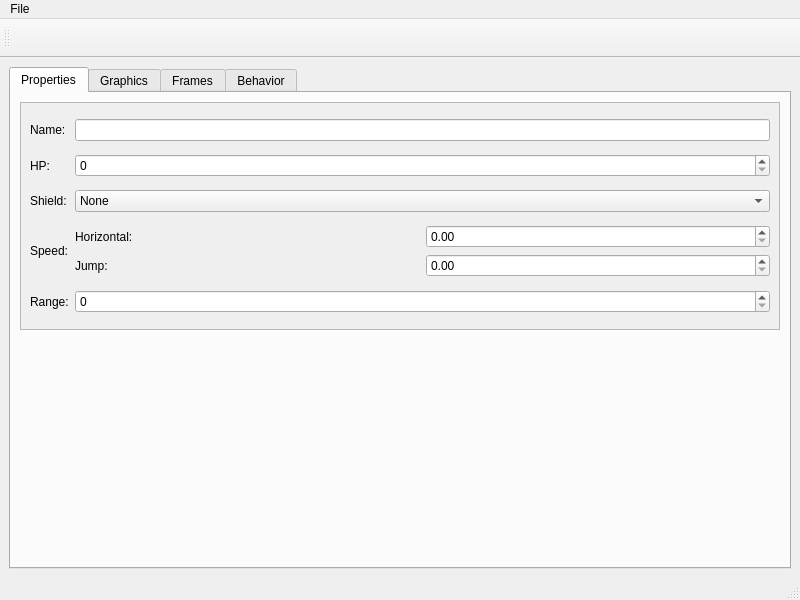
<?xml version="1.0" encoding="UTF-8"?>
<ui version="4.0">
 <class>EnemyEdit</class>
 <widget class="QMainWindow" name="EnemyEdit">
  <property name="geometry">
   <rect>
    <x>0</x>
    <y>0</y>
    <width>800</width>
    <height>600</height>
   </rect>
  </property>
  <property name="windowTitle">
   <string>MainWindow</string>
  </property>
  <widget class="QWidget" name="centralwidget">
   <layout class="QGridLayout" name="gridLayout">
    <item row="0" column="0">
     <widget class="QTabWidget" name="tabWidget">
      <property name="currentIndex">
       <number>0</number>
      </property>
      <widget class="QWidget" name="tab">
       <attribute name="title">
        <string>Properties</string>
       </attribute>
       <layout class="QGridLayout" name="gridLayout_2">
        <item row="0" column="0">
         <widget class="QScrollArea" name="scrollArea">
          <property name="widgetResizable">
           <bool>true</bool>
          </property>
          <widget class="QWidget" name="scrollAreaWidgetContents">
           <property name="geometry">
            <rect>
             <x>0</x>
             <y>0</y>
             <width>758</width>
             <height>234</height>
            </rect>
           </property>
           <layout class="QGridLayout" name="gridLayout_3">
            <item row="2" column="0">
             <widget class="QLabel" name="label_3">
              <property name="text">
               <string>Shield:</string>
              </property>
             </widget>
            </item>
            <item row="1" column="0">
             <widget class="QLabel" name="label_2">
              <property name="text">
               <string>HP:</string>
              </property>
             </widget>
            </item>
            <item row="2" column="1">
             <widget class="QComboBox" name="shieldTypeComboBox">
              <item>
               <property name="text">
                <string>None</string>
               </property>
              </item>
              <item>
               <property name="text">
                <string>Full</string>
               </property>
              </item>
              <item>
               <property name="text">
                <string>Front</string>
               </property>
              </item>
              <item>
               <property name="text">
                <string>Stand</string>
               </property>
              </item>
              <item>
               <property name="text">
                <string>Disguise</string>
               </property>
              </item>
              <item>
               <property name="text">
                <string>Stand Front</string>
               </property>
              </item>
              <item>
               <property name="text">
                <string>Stand and Walk</string>
               </property>
              </item>
              <item>
               <property name="text">
                <string>Back</string>
               </property>
              </item>
              <item>
               <property name="text">
                <string>While Using Shield</string>
               </property>
              </item>
             </widget>
            </item>
            <item row="1" column="1">
             <widget class="QSpinBox" name="HPSpinBox"/>
            </item>
            <item row="4" column="0">
             <widget class="QLabel" name="label_5">
              <property name="text">
               <string>Range:</string>
              </property>
             </widget>
            </item>
            <item row="4" column="1">
             <widget class="QSpinBox" name="rangeSpinBox">
              <property name="maximum">
               <number>99999</number>
              </property>
             </widget>
            </item>
            <item row="3" column="1">
             <layout class="QGridLayout" name="gridLayout_4">
              <item row="1" column="0">
               <widget class="QLabel" name="label_7">
                <property name="text">
                 <string>Jump:</string>
                </property>
               </widget>
              </item>
              <item row="0" column="0">
               <widget class="QLabel" name="label_6">
                <property name="text">
                 <string>Horizontal:</string>
                </property>
               </widget>
              </item>
              <item row="0" column="1">
               <widget class="QDoubleSpinBox" name="moveSpeedHorizontalDoubleSpinBox"/>
              </item>
              <item row="1" column="1">
               <widget class="QDoubleSpinBox" name="jumpSpeedDoubleSpinBox"/>
              </item>
             </layout>
            </item>
            <item row="0" column="0">
             <widget class="QLabel" name="label">
              <property name="text">
               <string>Name:</string>
              </property>
             </widget>
            </item>
            <item row="3" column="0">
             <widget class="QLabel" name="label_4">
              <property name="text">
               <string>Speed:</string>
              </property>
             </widget>
            </item>
            <item row="0" column="1">
             <widget class="QLineEdit" name="nameLineEdit"/>
            </item>
           </layout>
          </widget>
         </widget>
        </item>
        <item row="1" column="0">
         <spacer name="verticalSpacer">
          <property name="orientation">
           <enum>Qt::Vertical</enum>
          </property>
          <property name="sizeHint" stdset="0">
           <size>
            <width>20</width>
            <height>40</height>
           </size>
          </property>
         </spacer>
        </item>
       </layout>
      </widget>
      <widget class="QWidget" name="tab_2">
       <attribute name="title">
        <string>Graphics</string>
       </attribute>
       <layout class="QGridLayout" name="gridLayout_5">
        <item row="1" column="0">
         <widget class="QScrollArea" name="scrollArea_2">
          <property name="widgetResizable">
           <bool>true</bool>
          </property>
          <widget class="QWidget" name="scrollAreaWidgetContents_2">
           <property name="geometry">
            <rect>
             <x>0</x>
             <y>0</y>
             <width>758</width>
             <height>327</height>
            </rect>
           </property>
           <layout class="QGridLayout" name="gridLayout_6">
            <item row="2" column="1">
             <layout class="QGridLayout" name="gridLayout_9">
              <item row="0" column="0">
               <widget class="QLabel" name="label_13">
                <property name="text">
                 <string>X:</string>
                </property>
               </widget>
              </item>
              <item row="1" column="0">
               <widget class="QLabel" name="label_14">
                <property name="text">
                 <string>Y:</string>
                </property>
               </widget>
              </item>
              <item row="0" column="1">
               <widget class="QSpinBox" name="projectileOriginXSpinBox"/>
              </item>
              <item row="1" column="1">
               <widget class="QSpinBox" name="projectileOriginYSpinBox"/>
              </item>
             </layout>
            </item>
            <item row="3" column="0">
             <spacer name="verticalSpacer_2">
              <property name="orientation">
               <enum>Qt::Vertical</enum>
              </property>
              <property name="sizeHint" stdset="0">
               <size>
                <width>20</width>
                <height>40</height>
               </size>
              </property>
             </spacer>
            </item>
            <item row="1" column="1">
             <layout class="QGridLayout" name="gridLayout_8">
              <item row="0" column="0">
               <widget class="QLabel" name="label_11">
                <property name="text">
                 <string>Width:</string>
                </property>
               </widget>
              </item>
              <item row="1" column="0">
               <widget class="QLabel" name="label_12">
                <property name="text">
                 <string>Height:</string>
                </property>
               </widget>
              </item>
              <item row="0" column="1">
               <widget class="QSpinBox" name="spriteSizeWidthSpinBox"/>
              </item>
              <item row="1" column="1">
               <widget class="QSpinBox" name="spriteSizeHeightSpinBox"/>
              </item>
             </layout>
            </item>
            <item row="2" column="0">
             <widget class="QLabel" name="label_10">
              <property name="text">
               <string>Projectile Origin:</string>
              </property>
             </widget>
            </item>
            <item row="0" column="1">
             <widget class="QComboBox" name="GraphicFilenameComboBox"/>
            </item>
            <item row="1" column="0">
             <widget class="QLabel" name="label_9">
              <property name="text">
               <string>Sprite Size:</string>
              </property>
             </widget>
            </item>
            <item row="0" column="0">
             <widget class="QLabel" name="label_8">
              <property name="text">
               <string>Graphic File:</string>
              </property>
             </widget>
            </item>
           </layout>
          </widget>
         </widget>
        </item>
        <item row="0" column="0">
         <widget class="EnemyGraphicPreviewAreaWidget" name="graphicPreviewAreaWidged" native="true">
          <property name="minimumSize">
           <size>
            <width>0</width>
            <height>100</height>
           </size>
          </property>
         </widget>
        </item>
       </layout>
      </widget>
      <widget class="QWidget" name="tab_3">
       <attribute name="title">
        <string>Frames</string>
       </attribute>
       <layout class="QHBoxLayout" name="horizontalLayout">
        <item>
         <widget class="QScrollArea" name="scrollArea_3">
          <property name="widgetResizable">
           <bool>true</bool>
          </property>
          <widget class="QWidget" name="scrollAreaWidgetContents_3">
           <property name="geometry">
            <rect>
             <x>0</x>
             <y>0</y>
             <width>744</width>
             <height>467</height>
            </rect>
           </property>
           <layout class="QGridLayout" name="gridLayout_12">
            <item row="1" column="0">
             <layout class="QGridLayout" name="gridLayout_10">
              <property name="leftMargin">
               <number>10</number>
              </property>
              <property name="rightMargin">
               <number>10</number>
              </property>
              <item row="0" column="0">
               <layout class="QGridLayout" name="gridLayout_11">
                <item row="0" column="0">
                 <layout class="QVBoxLayout" name="verticalLayout">
                  <property name="bottomMargin">
                   <number>10</number>
                  </property>
                  <item>
                   <layout class="QHBoxLayout" name="horizontalLayout_3">
                    <item>
                     <widget class="QLabel" name="label_16">
                      <property name="text">
                       <string>Type:</string>
                      </property>
                     </widget>
                    </item>
                    <item>
                     <widget class="QComboBox" name="framesetTypeComboBox">
                      <item>
                       <property name="text">
                        <string>Stand</string>
                       </property>
                      </item>
                      <item>
                       <property name="text">
                        <string>Walk</string>
                       </property>
                      </item>
                      <item>
                       <property name="text">
                        <string>Walk-Attack</string>
                       </property>
                      </item>
                      <item>
                       <property name="text">
                        <string>Walk-On-Air</string>
                       </property>
                      </item>
                      <item>
                       <property name="text">
                        <string>Flying</string>
                       </property>
                      </item>
                      <item>
                       <property name="text">
                        <string>Jump</string>
                       </property>
                      </item>
                      <item>
                       <property name="text">
                        <string>Jump Attack</string>
                       </property>
                      </item>
                      <item>
                       <property name="text">
                        <string>Attack #1</string>
                       </property>
                      </item>
                      <item>
                       <property name="text">
                        <string>Attack #2</string>
                       </property>
                      </item>
                      <item>
                       <property name="text">
                        <string>Attack #3</string>
                       </property>
                      </item>
                      <item>
                       <property name="text">
                        <string>Attack #4</string>
                       </property>
                      </item>
                      <item>
                       <property name="text">
                        <string>Attack #5</string>
                       </property>
                      </item>
                      <item>
                       <property name="text">
                        <string>Attack #6</string>
                       </property>
                      </item>
                      <item>
                       <property name="text">
                        <string>Attack #7</string>
                       </property>
                      </item>
                      <item>
                       <property name="text">
                        <string>Attack #8</string>
                       </property>
                      </item>
                      <item>
                       <property name="text">
                        <string>Hit</string>
                       </property>
                      </item>
                      <item>
                       <property name="text">
                        <string>Ladder</string>
                       </property>
                      </item>
                      <item>
                       <property name="text">
                        <string>Lader-Semi</string>
                       </property>
                      </item>
                      <item>
                       <property name="text">
                        <string>Ladder-Attack</string>
                       </property>
                      </item>
                      <item>
                       <property name="text">
                        <string>Ladder-Move</string>
                       </property>
                      </item>
                      <item>
                       <property name="text">
                        <string>Throwing</string>
                       </property>
                      </item>
                      <item>
                       <property name="text">
                        <string>Turning</string>
                       </property>
                      </item>
                      <item>
                       <property name="text">
                        <string>Presenting</string>
                       </property>
                      </item>
                      <item>
                       <property name="text">
                        <string>Sliding</string>
                       </property>
                      </item>
                      <item>
                       <property name="text">
                        <string>Dashing</string>
                       </property>
                      </item>
                      <item>
                       <property name="text">
                        <string>Shielded</string>
                       </property>
                      </item>
                      <item>
                       <property name="text">
                        <string>Looking Up</string>
                       </property>
                      </item>
                      <item>
                       <property name="text">
                        <string>Looking Down</string>
                       </property>
                      </item>
                      <item>
                       <property name="text">
                        <string>Wall-Grabbing</string>
                       </property>
                      </item>
                      <item>
                       <property name="text">
                        <string>Damaged</string>
                       </property>
                      </item>
                      <item>
                       <property name="text">
                        <string>Celebrating</string>
                       </property>
                      </item>
                     </widget>
                    </item>
                   </layout>
                  </item>
                  <item>
                   <widget class="QWidget" name="horizontalWidget_2" native="true">
                    <property name="sizePolicy">
                     <sizepolicy hsizetype="Preferred" vsizetype="Fixed">
                      <horstretch>0</horstretch>
                      <verstretch>0</verstretch>
                     </sizepolicy>
                    </property>
                    <layout class="QHBoxLayout" name="horizontalLayout_4">
                     <item>
                      <widget class="QPushButton" name="addPushButton">
                       <property name="text">
                        <string/>
                       </property>
                       <property name="icon">
                        <iconset>
                         <normalon>:/icons/icons/add-files-to-archive-symbolic.svg</normalon>
                        </iconset>
                       </property>
                      </widget>
                     </item>
                     <item>
                      <widget class="QPushButton" name="removePushButton">
                       <property name="text">
                        <string/>
                       </property>
                       <property name="icon">
                        <iconset>
                         <normalon>:/icons/icons/bqm-remove.svg</normalon>
                        </iconset>
                       </property>
                      </widget>
                     </item>
                     <item>
                      <widget class="QPushButton" name="upPushButton">
                       <property name="text">
                        <string/>
                       </property>
                       <property name="icon">
                        <iconset>
                         <normalon>:/icons/icons/arrow-up-dark.svg</normalon>
                        </iconset>
                       </property>
                      </widget>
                     </item>
                     <item>
                      <widget class="QPushButton" name="downPushButton">
                       <property name="text">
                        <string/>
                       </property>
                       <property name="icon">
                        <iconset>
                         <normalon>:/icons/icons/arrow-down-dark.svg</normalon>
                        </iconset>
                       </property>
                      </widget>
                     </item>
                    </layout>
                   </widget>
                  </item>
                  <item>
                   <layout class="QHBoxLayout" name="horizontalLayout_5">
                    <item>
                     <widget class="QLabel" name="label_17">
                      <property name="text">
                       <string>Frame Duration:</string>
                      </property>
                     </widget>
                    </item>
                    <item>
                     <widget class="QSpinBox" name="frameDurationSpinBox"/>
                    </item>
                   </layout>
                  </item>
                  <item>
                   <widget class="QCheckBox" name="isKeyFrameCheckBox">
                    <property name="text">
                     <string>Is Key-Frame</string>
                    </property>
                   </widget>
                  </item>
                  <item>
                   <widget class="QListWidget" name="framesListWidget">
                    <property name="sizePolicy">
                     <sizepolicy hsizetype="Preferred" vsizetype="Expanding">
                      <horstretch>0</horstretch>
                      <verstretch>0</verstretch>
                     </sizepolicy>
                    </property>
                    <property name="styleSheet">
                     <string notr="true">border: 1px solid black;</string>
                    </property>
                   </widget>
                  </item>
                 </layout>
                </item>
               </layout>
              </item>
              <item row="0" column="1">
               <layout class="QGridLayout" name="gridLayout_13">
                <item row="0" column="0">
                 <widget class="QLabel" name="label_15">
                  <property name="sizePolicy">
                   <sizepolicy hsizetype="Preferred" vsizetype="Fixed">
                    <horstretch>0</horstretch>
                    <verstretch>0</verstretch>
                   </sizepolicy>
                  </property>
                  <property name="text">
                   <string>Preview</string>
                  </property>
                 </widget>
                </item>
                <item row="1" column="0">
                 <widget class="QWidget" name="framesPreviewWidget" native="true">
                  <property name="styleSheet">
                   <string notr="true">border: 1px solid black;</string>
                  </property>
                 </widget>
                </item>
               </layout>
              </item>
             </layout>
            </item>
            <item row="0" column="0">
             <widget class="EnemyGraphicPreviewAreaWidget" name="frameSelectWidget" native="true">
              <property name="sizePolicy">
               <sizepolicy hsizetype="Preferred" vsizetype="MinimumExpanding">
                <horstretch>0</horstretch>
                <verstretch>0</verstretch>
               </sizepolicy>
              </property>
              <property name="minimumSize">
               <size>
                <width>320</width>
                <height>200</height>
               </size>
              </property>
              <property name="styleSheet">
               <string notr="true">border: 1px solid black;</string>
              </property>
             </widget>
            </item>
           </layout>
          </widget>
         </widget>
        </item>
       </layout>
      </widget>
      <widget class="QWidget" name="tab_4">
       <attribute name="title">
        <string>Behavior</string>
       </attribute>
      </widget>
     </widget>
    </item>
   </layout>
  </widget>
  <widget class="QMenuBar" name="menubar">
   <property name="geometry">
    <rect>
     <x>0</x>
     <y>0</y>
     <width>800</width>
     <height>27</height>
    </rect>
   </property>
   <widget class="QMenu" name="menuFile">
    <property name="title">
     <string>File</string>
    </property>
    <addaction name="actionNew"/>
    <addaction name="actionSave"/>
    <addaction name="actionQuit"/>
   </widget>
   <addaction name="menuFile"/>
  </widget>
  <widget class="QStatusBar" name="statusbar"/>
  <widget class="QToolBar" name="toolBar">
   <property name="windowTitle">
    <string>toolBar</string>
   </property>
   <attribute name="toolBarArea">
    <enum>TopToolBarArea</enum>
   </attribute>
   <attribute name="toolBarBreak">
    <bool>false</bool>
   </attribute>
   <addaction name="actionAdd"/>
  </widget>
  <action name="actionNew">
   <property name="text">
    <string>New</string>
   </property>
  </action>
  <action name="actionSave">
   <property name="icon">
    <iconset>
     <normalon>:/icons/icons/file-save.svg</normalon>
    </iconset>
   </property>
   <property name="text">
    <string>Save</string>
   </property>
  </action>
  <action name="actionQuit">
   <property name="text">
    <string>Quit</string>
   </property>
  </action>
  <action name="actionAdd">
   <property name="icon">
    <iconset theme="QIcon::ThemeIcon::ContactNew">
     <normalon>:/icons/icons/add-files-to-archive-symbolic.svg</normalon>
    </iconset>
   </property>
   <property name="text">
    <string/>
   </property>
   <property name="menuRole">
    <enum>QAction::NoRole</enum>
   </property>
  </action>
 </widget>
 <customwidgets>
  <customwidget>
   <class>EnemyGraphicPreviewAreaWidget</class>
   <extends>QWidget</extends>
   <header>widgets/enemygraphicpreviewareawidget.h</header>
   <container>1</container>
  </customwidget>
 </customwidgets>
 <resources/>
 <connections/>
</ui>
